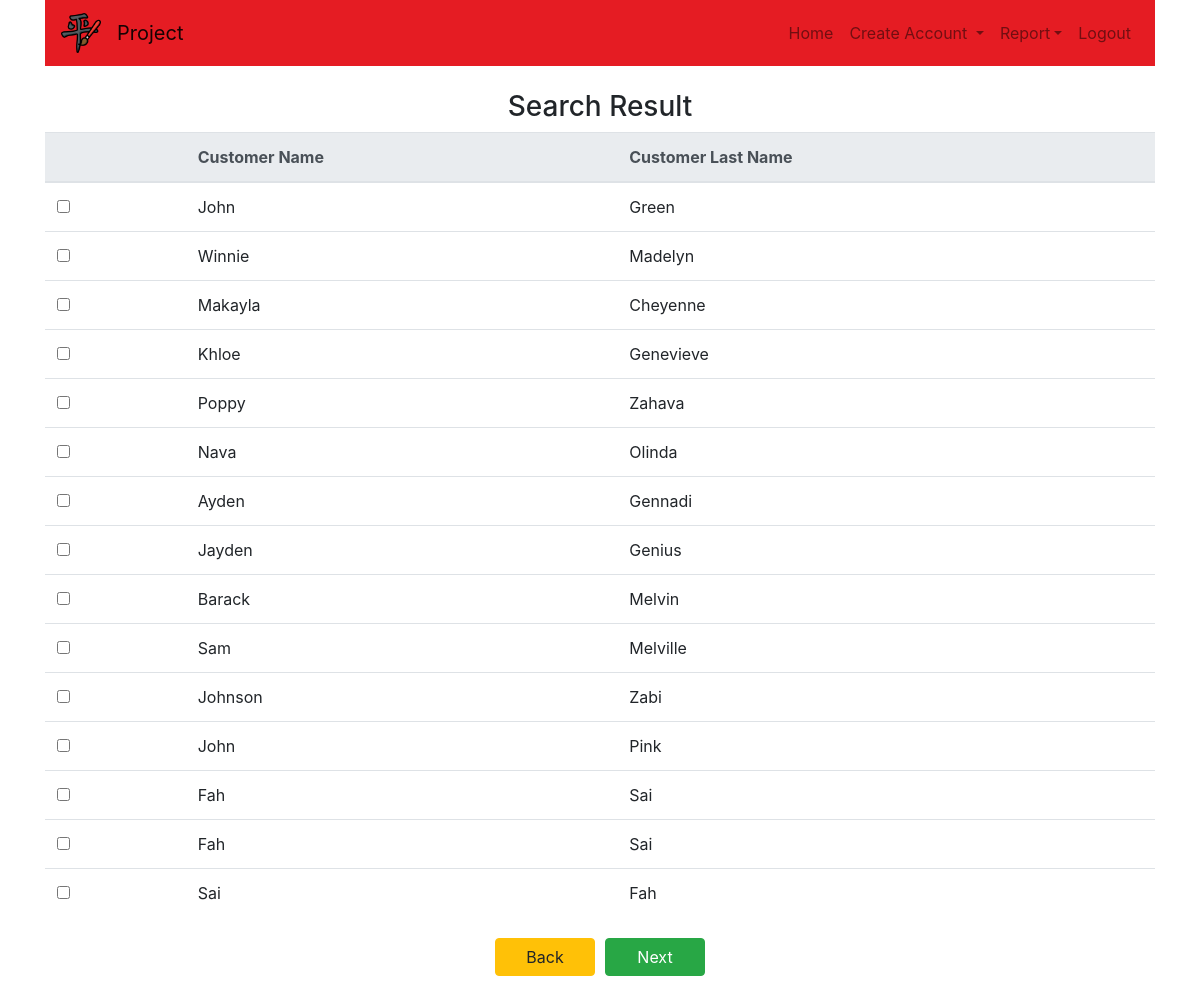
The app's page /cusResult.php with its own data.
### tables this page shows
CREATE TABLE `customer` (
  `CusID` int(4) NOT NULL,
  `CusName` varchar(50) NOT NULL,
  `CusLname` varchar(50) NOT NULL,
  `Tel` int(10) NOT NULL
);

### cusResult.php (the view, shortened to what this page needs)
<!doctype html>
<html lang="en">
  <head>
    <link rel="stylesheet" href="https://maxcdn.bootstrapcdn.com/bootstrap/4.0.0/css/bootstrap.min.css">
  </head>
  <body>
  <div class="container">
            <?php include('navbar.php'); ?>
            <h3 class="text-center">Search Result</h3>
            <?php
                $connect = mysqli_connect("localhost","root","","petsalon");
                $sql = "SELECT CusName, CusLname
                        FROM customer
                        WHERE CusName LIKE '%".$_GET['cusName']."%'";
                $result = mysqli_query($connect,$sql);
            ?>
            <form name="form" method="get">
                <table class="table">
                    <thead class="thead-light">
                        <tr>
                            <th></th>
                            <th>Customer Name</th>
                            <th>Customer Last Name</th>
                        </tr>
                    </thead>
                    <tbody>
                        <?php
                            while($row = mysqli_fetch_assoc($result))
                            {
                        ?>
                            <tr>
                                <td>
                                    <div class="form-check form-check-inline">
                                        <label class="form-check-label">
                                            <input type="checkbox" name="cusName" value="<?php echo $row['CusName']; ?>">
                                        </label>
                                    </div>
                                </td>
                                <td><?php echo $row['CusName'] ?></td>
                                <td><?php echo $row['CusLname'] ?></td>
                            </tr>
                            <?php } ?>
                    </tbody>
                </table>
                </div>
                <div class="row justify-content-center">
                    <div class="form-group justify-content-center">
                        <button type="text" class="btn btn-warning" style="width:100px; margin:5px;" onclick="javascript: form.action='searchCus.php';">Back</button>
                    </div>
                    <div class="form-group justify-content-center">
                        <button type="submit" class="btn btn-success" style="width:100px; margin:5px;" onclick="javascript: form.action='newPet.php';">Next</button>
                    </div>
                </div>
  </body>
</html>

### records on screen
customer: CusName "John", CusLname "Green"
customer: CusName "Winnie", CusLname "Madelyn"
customer: CusName "Makayla", CusLname "Cheyenne"
customer: CusName "Khloe", CusLname "Genevieve"
customer: CusName "Poppy", CusLname "Zahava"
customer: CusName "Nava", CusLname "Olinda"
customer: CusName "Ayden", CusLname "Gennadi"
customer: CusName "Jayden", CusLname "Genius"
customer: CusName "Barack", CusLname "Melvin"
customer: CusName "Sam", CusLname "Melville"
customer: CusName "Johnson", CusLname "Zabi"
customer: CusName "John", CusLname "Pink"
customer: CusName "Fah", CusLname "Sai"
customer: CusName "Fah", CusLname "Sai"
customer: CusName "Sai", CusLname "Fah"
